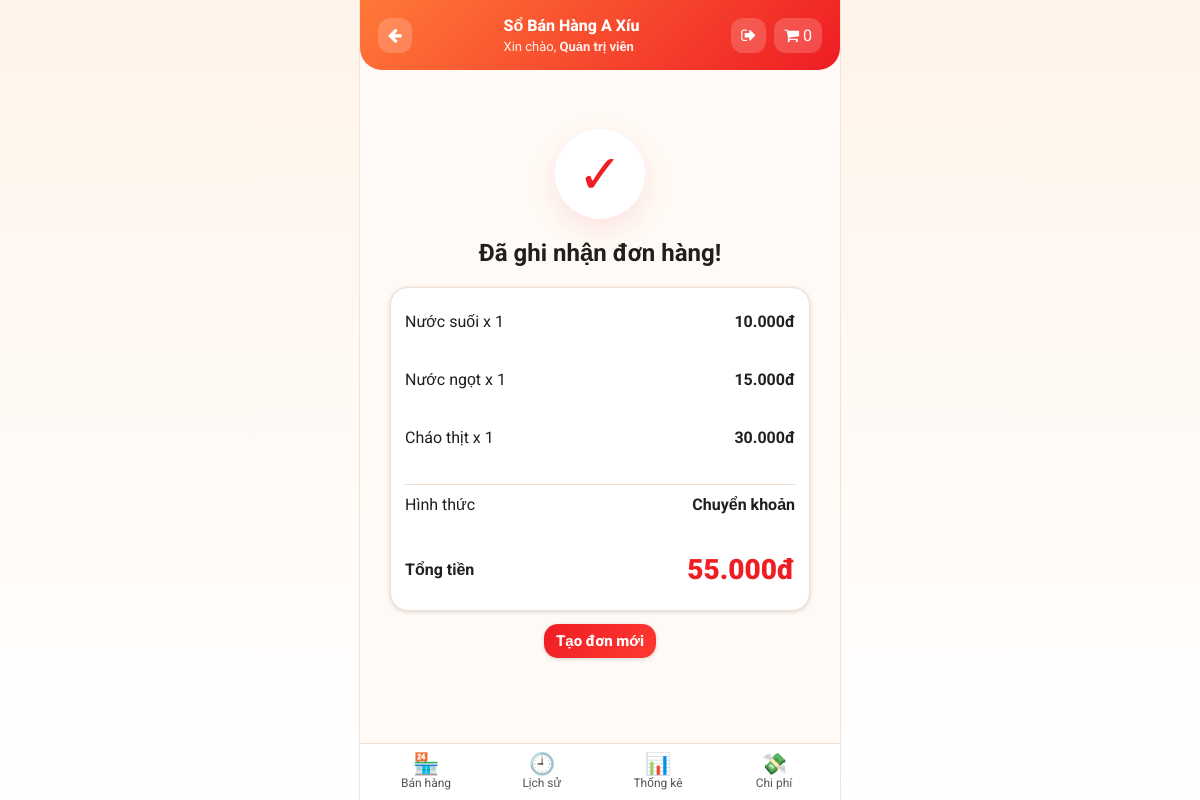
Page /success.php?id=2 (signed in) on the committed database.
### tables this page shows
CREATE TABLE order_items (
  id INT AUTO_INCREMENT PRIMARY KEY,
  order_id INT NOT NULL,
  product_id INT NOT NULL,
  product_name VARCHAR(150) NOT NULL,
  price INT NOT NULL,
  quantity INT NOT NULL,
  subtotal INT NOT NULL,
  FOREIGN KEY (order_id) REFERENCES orders(id) ON DELETE CASCADE,
  FOREIGN KEY (product_id) REFERENCES products(id)
);

CREATE TABLE orders (
  id INT AUTO_INCREMENT PRIMARY KEY,
  user_id INT NULL,
  order_code VARCHAR(30) NOT NULL UNIQUE,
  order_type ENUM('cash', 'bank_transfer') NOT NULL,
  total_amount INT NOT NULL DEFAULT 0,
  note VARCHAR(255) DEFAULT NULL,
  created_at DATETIME NOT NULL DEFAULT CURRENT_TIMESTAMP,
  KEY idx_orders_user_id (user_id),
  CONSTRAINT fk_orders_user FOREIGN KEY (user_id) REFERENCES users(id) ON DELETE
  SET
    NULL ON UPDATE CASCADE
);

### config/helpers.php (called while the page is built, shortened)
<?php
function moneyVND($amount)
{
    return number_format((int) $amount, 0, ',', '.') . 'đ';
}
function h($s)
{
    return htmlspecialchars((string) $s, ENT_QUOTES, 'UTF-8');
}
function order_type_meta($type)
{
    static $types = [
    'bank_transfer' => ['icon' => '🏦', 'label' => 'Chuyển khoản'],
    'cash' => ['icon' => '💵', 'label' => 'Tiền mặt'],
    'takeaway' => ['icon' => '🥡', 'label' => 'Mang đi'],
    'dine_in' => ['icon' => '🍽️', 'label' => 'Ăn tại quán'],
    ];
    return $types[$type] ?? ['icon' => '❓', 'label' => 'Không xác định'];
}
function order_type_label($type)
{
    return order_type_meta($type)['label'];
}
function order_type_text($type)
{
    return order_type_label($type);
}

### success.php (the view, shortened to what this page needs)
<?php
require_once 'config/db.php';
require_once 'config/helpers.php';
$id = (int) ($_GET['id'] ?? 0);
$o = $conn->query("SELECT * FROM orders WHERE id=$id")->fetch_assoc();
$items = $conn->query("SELECT * FROM order_items WHERE order_id=$id");
include_once 'header.php'; ?>
<div class="success">
    <div class="check">✓</div>
    <h2>Đã ghi nhận đơn hàng!</h2>
    <?php if ($o): ?>
        <div class="card" style="text-align:left">
            <?php while ($i = $items->fetch_assoc()): ?>
                <div class="between">
                    <span><?= h($i['product_name']) ?> x <?= $i['quantity'] ?></span>
                    <b><?= moneyVND($i['subtotal']) ?></b>
                </div><br>
            <?php endwhile; ?>
            <hr style="border:0;border-top:1px solid #f2dfd2">
            <div class="between">
                <span>Hình thức</span>
                <b><?= order_type_text($o['order_type']) ?></b>
            </div><br>
            <div class="between">
                <b>Tổng tiền</b>
                <div class="big-total"><?= moneyVND($o['total_amount']) ?></div>
            </div>
        </div>
    <?php endif; ?>
    <a class="btn btn-red full" href="index.php">Tạo đơn mới</a>
</div>
<?php include_once 'footer.php'; ?>

### assets/style.css (style rules this page uses)
:root { --red: #ef1d24; --orange: #ff7938; --peach: #fff3ea; --cream: #fffaf5; --text: #1f1f1f; --muted: #777; --line: #f0ded0; --card: #fff; --shadow: 0 10px 28px rgba(239, 29, 36, 0.1); }
* { box-sizing: border-box; }
body { margin: 0; font-family: "Roboto", sans-serif; background: linear-gradient(180deg, #fff4ea, #fff); color: var(--text); }
a { text-decoration: none; color: inherit; }
.btn { border: 0; border-radius: 14px; padding: 8px 12px; font-weight: 800; font-size: 15px; cursor: pointer; font-family: "Roboto", sans-serif; box-shadow: rgba(0, 0, 0, 0.16) 0px 1px 4px; }
.btn-red { background: linear-gradient(135deg, var(--red), #ff3a31); color: white; margin-top: 8px; }
.full { width: 100%; }
.between { display: flex; justify-content: space-between; align-items: center; margin: 10px auto; }
.summary-card, .card { background: white; border: 1px solid var(--line); border-radius: 18px; padding: 14px; box-shadow: var(--shadow); margin-bottom: 20px; margin-top: 12px; box-shadow: rgba(0, 0, 0, 0.16) 0px 1px 4px; }
.big-total { font-size: 28px; color: var(--red); font-weight: 900; }
.success { text-align: center; padding: 45px 16px; }
.check { width: 90px; height: 90px; border-radius: 50%; background: white; margin: 0 auto 20px; display: grid; place-items: center; font-size: 54px; color: var(--red); box-shadow: var(--shadow); }

### rows in the picture
order_items: product_name "Nước suối", quantity "1", subtotal "10.000đ"
order_items: product_name "Nước ngọt", quantity "1", subtotal "15.000đ"
order_items: product_name "Cháo thịt", quantity "1", subtotal "30.000đ"
orders: order_type "Chuyển khoản", total_amount "55.000đ"

### other values in the picture
currentUserName() "Quản trị viên"
cart_count() "0"
